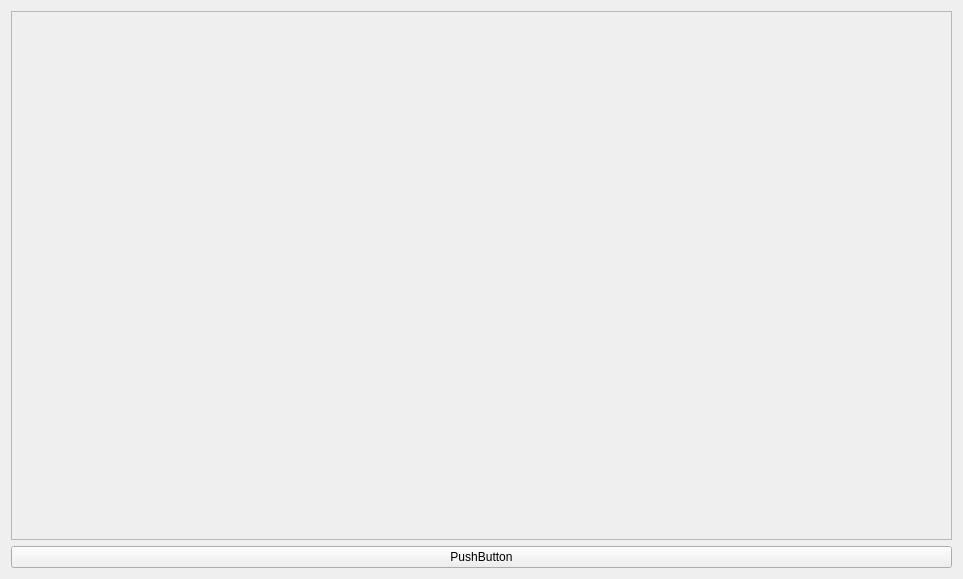
<?xml version="1.0" encoding="UTF-8"?>
<ui version="4.0">
 <class>WidgetShowProducts</class>
 <widget class="QWidget" name="WidgetShowProducts">
  <property name="geometry">
   <rect>
    <x>0</x>
    <y>0</y>
    <width>963</width>
    <height>579</height>
   </rect>
  </property>
  <property name="windowTitle">
   <string>Form</string>
  </property>
  <layout class="QVBoxLayout" name="verticalLayout">
   <item>
    <widget class="QScrollArea" name="scrollArea">
     <property name="widgetResizable">
      <bool>true</bool>
     </property>
     <widget class="QWidget" name="scrollAreaWidgetContents">
      <property name="geometry">
       <rect>
        <x>0</x>
        <y>0</y>
        <width>947</width>
        <height>519</height>
       </rect>
      </property>
      <layout class="QVBoxLayout" name="verticalLayout_3">
       <item>
        <layout class="QVBoxLayout" name="verticalLayout_fs"/>
       </item>
      </layout>
     </widget>
    </widget>
   </item>
   <item>
    <widget class="QPushButton" name="pushButton">
     <property name="text">
      <string>PushButton</string>
     </property>
    </widget>
   </item>
   <item>
    <layout class="QHBoxLayout" name="horizontalLayout"/>
   </item>
  </layout>
 </widget>
 <resources/>
 <connections/>
</ui>
